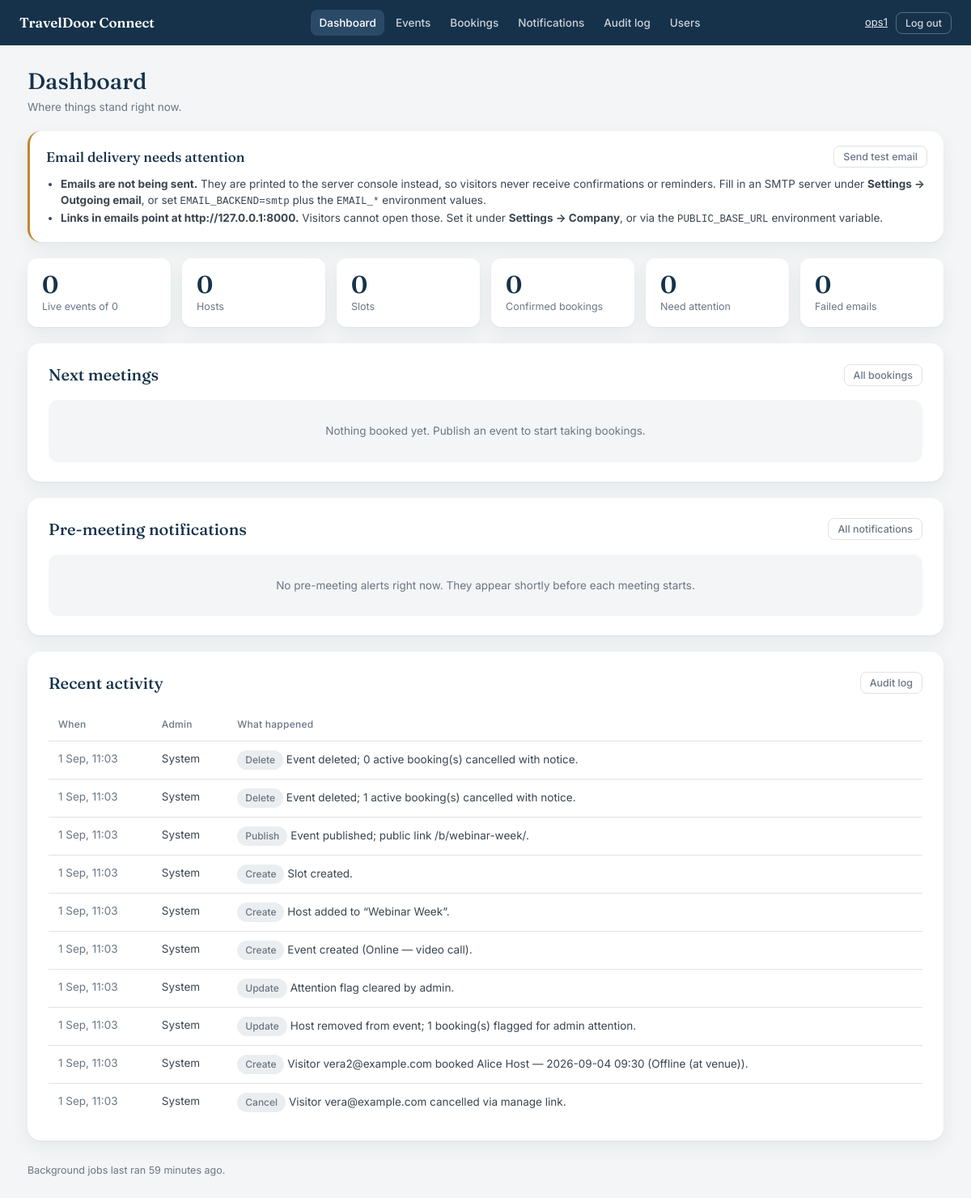
/ (signed in), run on the app's committed database.
### audit/models.py (models this page shows, shortened)
class AuditLogEntry(models.Model):
    ACTION_CREATE = "create"
    ACTION_UPDATE = "update"
    ACTION_DELETE = "delete"
    ACTION_PUBLISH = "publish"
    ACTION_CLOSE = "close"
    ACTION_CANCEL = "cancel"
    ACTION_RESCHEDULE = "reschedule"
    ACTION_REACTIVATE = "reactivate"
    ACTION_CHOICES = [
        (ACTION_CREATE, "Create"),
        (ACTION_UPDATE, "Update"),
        (ACTION_DELETE, "Delete"),
        (ACTION_PUBLISH, "Publish"),
        (ACTION_CLOSE, "Close"),
        (ACTION_CANCEL, "Cancel"),
        (ACTION_RESCHEDULE, "Reschedule"),
        (ACTION_REACTIVATE, "Re-activate"),
    ]
    ENTITY_EVENT = "Event"
    ENTITY_TEAM_MEMBER = "TeamMember"
    ENTITY_SLOT = "Slot"
    ENTITY_BOOKING = "Booking"
    ENTITY_ADMIN_ACCOUNT = "AdminAccount"
    ENTITY_EVENT_CHOICES = [
        (ENTITY_EVENT, "Event"),
        (ENTITY_TEAM_MEMBER, "Team Member"),
        (ENTITY_SLOT, "Slot"),
        (ENTITY_BOOKING, "Booking"),
        (ENTITY_ADMIN_ACCOUNT, "Admin Account"),
    ]
    actor = models.ForeignKey(
        settings.AUTH_USER_MODEL,
        null=True,
        blank=True,
        on_delete=models.SET_NULL,
        related_name="audit_entries",
        help_text="Admin who performed the action (blank for system jobs).",
    )
    action = models.CharField(max_length=20, choices=ACTION_CHOICES)
    entity_type = models.CharField(max_length=40, choices=ENTITY_EVENT_CHOICES)
    entity_id = models.PositiveIntegerField()
    entity_repr = models.CharField(
        max_length=200, blank=True, default="", help_text="Human label at time of action."
    )
    details = models.TextField(blank=True, default="")
    created_at = models.DateTimeField(auto_now_add=True, db_index=True)
    class Meta:
        ordering = ["-created_at"]
        verbose_name = "Audit log entry"
        verbose_name_plural = "Audit log entries"
        indexes = [
            models.Index(fields=["entity_type", "entity_id"]),
            models.Index(fields=["actor", "created_at"]),
        ]

### notifications/models.py (models this page shows, shortened)
class SchedulerHeartbeat(models.Model):
    singleton_id = models.PositiveSmallIntegerField(primary_key=True, default=1)
    last_run_at = models.DateTimeField(null=True, blank=True)
    last_result = models.CharField(max_length=200, blank=True, default="")
    class Meta:
        verbose_name = "Scheduler heartbeat"
    @classmethod
    def current(cls):
        return cls.objects.filter(pk=1).first()

### core/views.py (the view)
# urls.py: path("", views.dashboard, name="dashboard"),
@staff_member_required
def dashboard(request):
    today = timezone.localdate()
    upcoming = (
        Booking.objects.filter(status=Booking.STATUS_CONFIRMED, slot__date__gte=today)
        .select_related("slot", "slot__host", "event")
        .order_by("slot__date", "slot__start_time")[:10]
    )
    flags = Booking.objects.filter(needs_attention=True, status=Booking.STATUS_CONFIRMED).count()
    recent = AuditLogEntry.objects.select_related("actor")[:10]
    failed = NotificationLog.objects.filter(status=NotificationLog.STATUS_FAILED).count()
    return render(request, "core/dashboard.html", {
        "stats": {
            "events": Event.objects.count(),
            "live_events": Event.objects.filter(status=Event.STATUS_LIVE).count(),
            "hosts": Event.objects.aggregate(n=Count("team_members", distinct=True))["n"],
            "slots": Slot.objects.count(),
            "bookings": Booking.objects.filter(status=Booking.STATUS_CONFIRMED).count(),
            "flags": flags,
            "failed_emails": failed,
        },
        "upcoming": upcoming,
        "recent": recent,
        "notifications": HostNotification.objects.select_related("host", "event")[:10],
        "email_health": email_health(),
        "heartbeat": SchedulerHeartbeat.current(),
    })

### core/models.py (called while the page is built)
    @property
    def smtp_configured(self):
        return bool(self.email_host)

    @classmethod
    def load(cls):
        obj, _ = cls.objects.get_or_create(pk=1)
        return obj

### core/runtime.py (called while the page is built)
def site_settings():
    return SiteSettings.load()

def public_base_url(site=None):
    site = site or site_settings()
    return (site.public_base_url or dj_settings.PUBLIC_BASE_URL).rstrip("/")

def from_email(site=None):
    site = site or site_settings()
    if not site.from_email:
        return dj_settings.DEFAULT_FROM_EMAIL
    if site.from_name:
        return f"{site.from_name} <{site.from_email}>"
    return site.from_email

def email_is_sending(site=None):
    site = site or site_settings()
    if site.smtp_configured:
        return True
    return "smtp" in getattr(dj_settings, "EMAIL_BACKEND", "").lower()

### notifications/emails.py (called while the page is built)
def email_health():
    site = site_settings()
    sending = email_is_sending(site)
    backend = (
        f"SMTP via {site.email_host}" if site.smtp_configured
        else getattr(settings, "EMAIL_BACKEND", "")
    )
    base_url = public_base_url(site)
    local_base = any(host in base_url for host in ("127.0.0.1", "localhost"))
    failed = NotificationLog.objects.filter(status=NotificationLog.STATUS_FAILED).count()
    return {
        "sending": sending,
        "backend": backend,
        "from_email": from_email(site),
        "configured_in_ui": site.smtp_configured,
        "base_url": base_url,
        "base_url_is_local": local_base,
        "failed": failed,
        "ok": sending and not local_base and not failed,
    }

### templates/core/dashboard.html (shortened to what this page needs)
{% extends "base.html" %}
{% block content %}
<div class="page-head">
  <div>
    <h1>Dashboard</h1>
    <p class="sub">Where things stand right now.</p>
  </div>
</div>
{% if not email_health.sending or email_health.base_url_is_local or email_health.failed %}
<div class="card card-tight" style="border-left:3px solid var(--gold);">
  <div class="card-head" style="margin-bottom:10px;">
    <h2 style="font-size:17px;">Email delivery needs attention</h2>
    <div class="actions" style="margin-top:0;">
      <form method="post" action="{% url 'core:test_email' %}" class="inline">
        {% csrf_token %}<button class="btn btn-sm btn-ghost">Send test email</button>
      </form>
    </div>
  </div>
  <ul style="margin:0;padding-left:18px;font-size:13.5px;color:var(--slate);">
    {% if not email_health.sending %}
      <li><strong>Emails are not being sent.</strong> They are printed to the server console
        instead, so visitors never receive confirmations or reminders.
        Fill in an SMTP server under <strong>Settings &rarr; Outgoing email</strong>,
        or set <span class="mono">EMAIL_BACKEND=smtp</span> plus the
        <span class="mono">EMAIL_*</span> environment values.</li>
    {% endif %}
    {% if email_health.base_url_is_local %}
      <li><strong>Links in emails point at {{ email_health.base_url }}.</strong>
        Visitors cannot open those. Set it under <strong>Settings &rarr; Company</strong>,
        or via the <span class="mono">PUBLIC_BASE_URL</span> environment variable.</li>
    {% endif %}
  </ul>
</div>
{% endif %}
<div class="stat-row">
  <div class="stat"><div class="n">{{ stats.live_events }}</div><div class="label">Live events of {{ stats.events }}</div></div>
  <div class="stat"><div class="n">{{ stats.hosts }}</div><div class="label">Hosts</div></div>
  <div class="stat"><div class="n">{{ stats.slots }}</div><div class="label">Slots</div></div>
  <div class="stat"><div class="n">{{ stats.bookings }}</div><div class="label">Confirmed bookings</div></div>
  <div class="stat{% if stats.flags %} is-alert{% endif %}"><div class="n">{{ stats.flags }}</div><div class="label">Need attention</div></div>
  <div class="stat{% if stats.failed_emails %} is-alert{% endif %}"><div class="n">{{ stats.failed_emails }}</div><div class="label">Failed emails</div></div>
</div>
<div class="card">
  <div class="card-head">
    <h2>Next meetings</h2>
    <a class="btn btn-sm btn-ghost" href="{% url 'bookings_admin:admin_list' %}">All bookings</a>
  </div>
  {% if upcoming %}
  <div class="table-wrap">
    <table class="grid">
      <thead><tr><th>When</th><th>Visitor</th><th>Host</th><th>Event</th><th>Format</th></tr></thead>
      <tbody>
        {% for b in upcoming %}
        <tr>
          <td>{{ b.slot.date|date:"j M" }} · {{ b.slot.start_time|time:"H:i" }}</td>
          <td><a href="{% url 'bookings_admin:admin_detail' b.pk %}">{{ b.visitor_name }}</a>
              {% if b.needs_attention %}<span class="pill pill-gold">Attention</span>{% endif %}</td>
          <td>{{ b.slot.host.name }}</td>
          <td>{{ b.event.name }}</td>
          <td>{% include "partials/type_pill.html" with event=b.event %}</td>
        </tr>
        {% endfor %}
      </tbody>
    </table>
  </div>
  {% else %}
  <div class="state-inline">Nothing booked yet. Publish an event to start taking bookings.</div>
  {% endif %}
</div>
<div class="card">
  <div class="card-head">
    <h2>Pre-meeting notifications</h2>
    <a class="btn btn-sm btn-ghost" href="{% url 'notifications:list' %}">All notifications</a>
  </div>
  {% if notifications %}
    <div class="notice-list">
      {% for n in notifications|slice:":4" %}
        {% include "notifications/partials/meeting_notice.html" with n=n compact=1 %}
      {% endfor %}
    </div>
  {% else %}
  <div class="state-inline">No pre-meeting alerts right now. They appear shortly before each meeting starts.</div>
  {% endif %}
</div>
<div class="card">
  <div class="card-head">
    <h2>Recent activity</h2>
    <a class="btn btn-sm btn-ghost" href="{% url 'audit:list' %}">Audit log</a>
  </div>
  <div class="table-wrap">
    <table class="grid">
      <thead><tr><th>When</th><th>Admin</th><th>What happened</th></tr></thead>
      <tbody>
        {% for e in recent %}
        <tr>
          <td class="muted">{{ e.created_at|date:"j M, H:i" }}</td>
          <td>{{ e.actor|default:"System" }}</td>
          <td><span class="pill pill-neutral">{{ e.get_action_display }}</span> {{ e.details|truncatechars:90 }}</td>
        </tr>
        {% empty %}
        <tr><td colspan="3" class="empty-row muted">Nothing logged yet.</td></tr>
        {% endfor %}
      </tbody>
    </table>
  </div>
</div>
<p class="footer-note" style="text-align:left;">
  {% if heartbeat.last_run_at %}
    Background jobs last ran {{ heartbeat.last_run_at|timesince }} ago.
  {% endif %}
</p>
{% endblock %}

### templates/base.html (shortened to what this page needs)
{% load static %}<!DOCTYPE html>
<html lang="en">
<head>
  <link rel="stylesheet" href="{% static 'css/site.css' %}">
</head>
<body class="app">
<header class="topbar">
  <a class="brand" href="{% url 'core:dashboard' %}">TravelDoor Connect</a>
  {% with ns=request.resolver_match.namespace %}
  <nav class="topnav">
    <a href="{% url 'core:dashboard' %}"{% if ns == 'core' %} class="is-active"{% endif %}>Dashboard</a>
    <a href="{% url 'events:list' %}"{% if ns == 'events' %} class="is-active"{% endif %}>Events</a>
    <a href="{% url 'bookings_admin:admin_list' %}"{% if ns == 'bookings_admin' %} class="is-active"{% endif %}>Bookings</a>
    <a href="{% url 'notifications:list' %}"{% if ns == 'notifications' %} class="is-active"{% endif %}>Notifications</a>
    <a href="{% url 'audit:list' %}"{% if ns == 'audit' %} class="is-active"{% endif %}>Audit log</a>
    <a href="{% url 'accounts:user_list' %}"{% if ns == 'accounts' %} class="is-active"{% endif %}>Users</a>
  </nav>
  {% endwith %}
  <div class="topbar-right">
    <span class="whoami"><a href="{% url 'accounts:password_change' %}">{{ user.username }}</a></span>
    <form method="post" action="{% url 'accounts:logout' %}" class="inline">{% csrf_token %}
      <button type="submit" class="btn btn-sm btn-ghost" style="color:rgba(255,255,255,.8);border-color:rgba(255,255,255,.28);">Log out</button>
    </form>
  </div>
</header>
<main class="layout">
  {% block content %}{% endblock %}
</main>
</body>
</html>

### data on the page
AuditLogEntry: created_at "1 Sep, 11:03", actor "System", action "Delete", details "Event deleted; 0 active booking(s) cancelled with notice."
AuditLogEntry: created_at "1 Sep, 11:03", actor "System", action "Delete", details "Event deleted; 1 active booking(s) cancelled with notice."
AuditLogEntry: created_at "1 Sep, 11:03", actor "System", action "Publish", details "Event published; public link /b/webinar-week/."
AuditLogEntry: created_at "1 Sep, 11:03", actor "System", action "Create", details "Slot created."
AuditLogEntry: created_at "1 Sep, 11:03", actor "System", action "Create", details "Host added to “Webinar Week”."
AuditLogEntry: created_at "1 Sep, 11:03", actor "System", action "Create", details "Event created (Online — video call)."
AuditLogEntry: created_at "1 Sep, 11:03", actor "System", action "Update", details "Attention flag cleared by admin."
AuditLogEntry: created_at "1 Sep, 11:03", actor "System", action "Update", details "Host removed from event; 1 booking(s) flagged for admin attention."
AuditLogEntry: created_at "1 Sep, 11:03", actor "System", action "Create", details "Visitor vera2@example.com booked Alice Host — 2026-09-04 09:30 (Offline (at venue))."
AuditLogEntry: created_at "1 Sep, 11:03", actor "System", action "Cancel", details "Visitor vera@example.com cancelled via manage link."
SchedulerHeartbeat: last_run_at "59 minutes"

### other printed values
{{ user.username }} "ops1"
{{ email_health.base_url }} "http://127.0.0.1:8000"
{{ stats.live_events }} "0"
{{ stats.events }} "0"
{{ stats.hosts }} "0"
{{ stats.slots }} "0"
{{ stats.bookings }} "0"
{{ stats.flags }} "0"
{{ stats.failed_emails }} "0"
